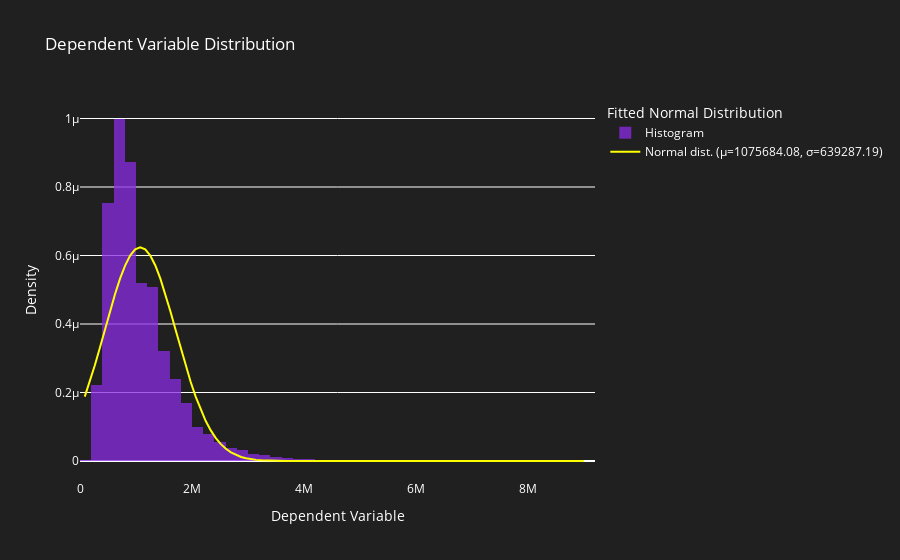
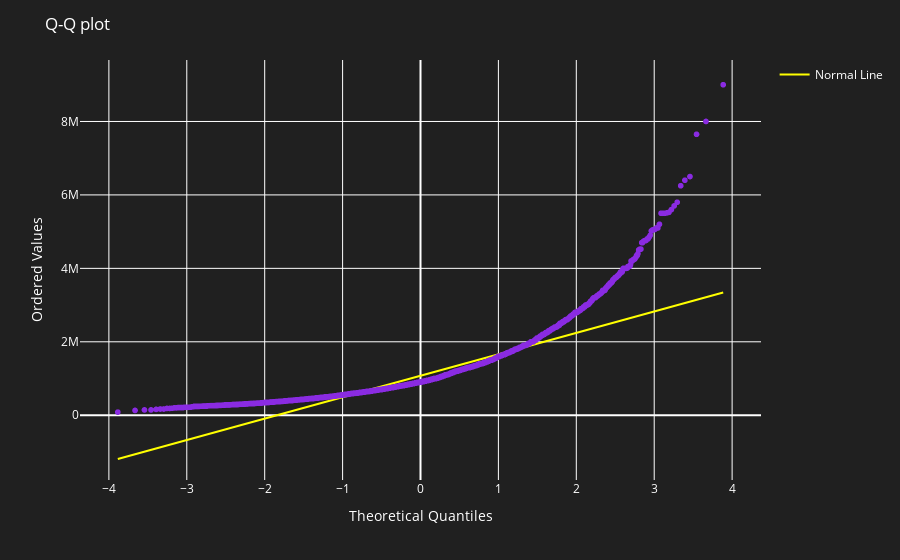

The cell these charts' notebook holds for them, in order:
### Code cell
# EXPLORE DEPENDENT VARIABLE

explore_dependent_variable(df.Price)

### Figure 1 — Plotly figure (JSON) as saved in the notebook; plotly's stock layout.template omitted (floating-point values rounded to 4 significant figures; data arrays with more than 128 entries replaced by an {"elided": "..."} marker saying what was removed)
{"data": [{"histnorm": "probability density", "marker": {"color": "blueviolet"}, "name": "Histogram", "nbinsx": 50, "opacity": 0.75, "type": "histogram", "x": {"elided": "13580 int values"}}, {"line": {"color": "yellow"}, "mode": "lines", "name": "Normal dist. (μ=1075684.08, σ=639287.19)", "type": "scatter", "x": [85000, 175100.0, 265100.0, 355200.0, 445200.0, 535300.0, 625300.0, 715400.0, 805400.0, 895500.0, 985500.0, 1076000.0, 1166000.0, 1256000.0, 1346000.0, 1436000.0, 1526000.0, 1616000.0, 1706000.0, 1796000.0, 1886000.0, 1976000.0, 2066000.0, 2156000.0, 2246000.0, 2336000.0, 2426000.0, 2516000.0, 2606000.0, 2696000.0, 2787000.0, 2877000.0, 2967000.0, 3057000.0, 3147000.0, 3237000.0, 3327000.0, 3417000.0, 3507000.0, 3597000.0, 3687000.0, 3777000.0, 3867000.0, 3957000.0, 4047000.0, 4137000.0, 4227000.0, 4317000.0, 4407000.0, 4497000.0, 4588000.0, 4678000.0, 4768000.0, 4858000.0, 4948000.0, 5038000.0, 5128000.0, 5218000.0, 5308000.0, 5398000.0, 5488000.0, 5578000.0, 5668000.0, 5758000.0, 5848000.0, 5938000.0, 6028000.0, 6118000.0, 6208000.0, 6298000.0, 6389000.0, 6479000.0, 6569000.0, 6659000.0, 6749000.0, 6839000.0, 6929000.0, 7019000.0, 7109000.0, 7199000.0, 7289000.0, 7379000.0, 7469000.0, 7559000.0, 7649000.0, 7739000.0, 7829000.0, 7919000.0, 8009000.0, 8099000.0, 8190000.0, 8280000.0, 8370000.0, 8460000.0, 8550000.0, 8640000.0, 8730000.0, 8820000.0, 8910000.0, 9000000], "y": [1.878e-07, 2.313e-07, 2.793e-07, 3.306e-07, 3.837e-07, 4.365e-07, 4.869e-07, 5.324e-07, 5.707e-07, 5.997e-07, 6.179e-07, 6.24e-07, 6.179e-07, 5.998e-07, 5.708e-07, 5.325e-07, 4.87e-07, 4.367e-07, 3.839e-07, 3.308e-07, 2.795e-07, 2.315e-07, 1.879e-07, 1.496e-07, 1.167e-07, 8.931e-08, 6.698e-08, 4.925e-08, 3.55e-08, 2.509e-08, 1.738e-08, 1.18e-08, 7.859e-09, 5.13e-09, 3.283e-09, 2.06e-09, 1.267e-09, 7.637e-10, 4.514e-10, 2.616e-10, 1.486e-10, 8.277e-11, 4.519e-11, 2.419e-11, 1.269e-11, 6.53e-12, 3.293e-12, 1.628e-12, 7.893e-13, 3.75e-13, 1.747e-13, 7.979e-14, 3.573e-14, 1.568e-14, 6.748e-15, 2.847e-15, 1.177e-15, 4.773e-16, 1.897e-16, 7.393e-17, 2.824e-17, 1.058e-17, 3.883e-18, 1.398e-18, 4.932e-19, 1.706e-19, 5.787e-20, 1.924e-20, 6.271e-21, 2.004e-21, 6.277e-22, 1.928e-22, 5.804e-23, 1.713e-23, 4.957e-24, 1.406e-24, 3.911e-25, 1.066e-25, 2.85e-26, 7.467e-27, 1.918e-27, 4.831e-28, 1.193e-28, 2.887e-29, 6.85e-30, 1.593e-30, 3.634e-31, 8.124e-32, 1.781e-32, 3.826e-33, 8.06e-34, 1.664e-34, 3.37e-35, 6.688e-36, 1.301e-36, 2.482e-37, 4.642e-38, 8.511e-39, 1.53e-39, 2.695e-40]}], "layout": {"font": {"color": "white"}, "legend": {"title": {"text": "Fitted Normal Distribution"}}, "paper_bgcolor": "rgba(32, 32, 32, 1)", "plot_bgcolor": "rgba(32, 32, 32, 1)", "title": {"text": "Dependent Variable Distribution"}, "xaxis": {"title": {"text": "Dependent Variable"}}, "yaxis": {"title": {"text": "Density"}}}}

### Figure 2 — Plotly figure (JSON) as saved in the notebook; plotly's stock layout.template omitted (floating-point values rounded to 4 significant figures; data arrays with more than 128 entries replaced by an {"elided": "..."} marker saying what was removed)
{"data": [{"hovertemplate": "Theoretical Quantiles=%{x}<br>Ordered Values=%{y}<extra></extra>", "legendgroup": "", "marker": {"color": "blueviolet", "symbol": "circle"}, "mode": "markers", "name": "", "showlegend": false, "type": "scattergl", "x": {"elided": "13580 float values"}, "xaxis": "x", "y": {"elided": "13580 int values"}, "yaxis": "y"}, {"line": {"color": "yellow"}, "mode": "lines", "name": "Normal Line", "type": "scatter", "x": {"elided": "13580 float values"}, "y": {"elided": "13580 float values"}}], "layout": {"font": {"color": "white"}, "legend": {"tracegroupgap": 0}, "margin": {"t": 60}, "paper_bgcolor": "rgba(32, 32, 32, 1)", "plot_bgcolor": "rgba(32, 32, 32, 1)", "title": {"text": "Q-Q plot"}, "xaxis": {"anchor": "y", "domain": [0, 1], "title": {"text": "Theoretical Quantiles"}}, "yaxis": {"anchor": "x", "domain": [0, 1], "title": {"text": "Ordered Values"}}}}
